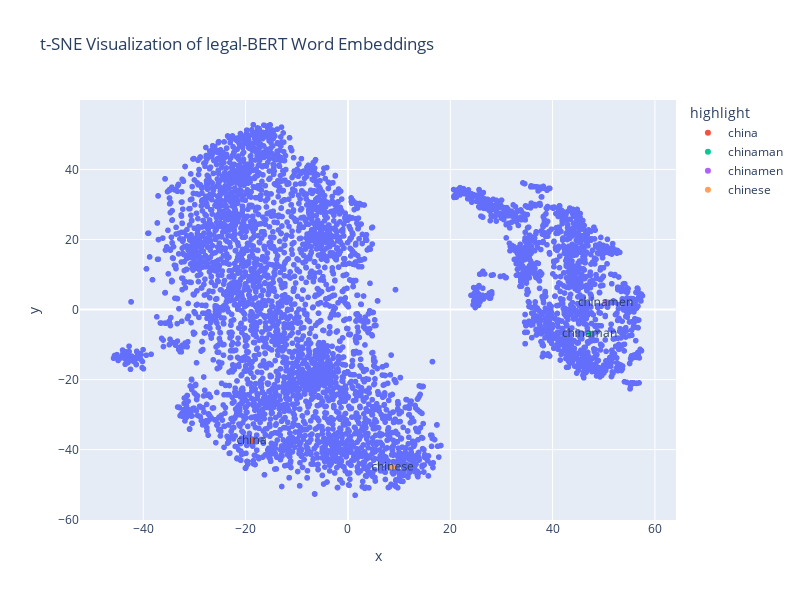

Notebook source saved alongside this figure:
### Code cell
# Create a DataFrame for visualization
import plotly.express as px

df_tsne = pd.DataFrame(tsne_results, columns=['x', 'y'])
df_tsne['word'] = list(word_embeddings.keys())
# Highlight the word 'chinese' in the plot
keywords = ["chinese", "china", "chinaman", "chinamen"]
df_tsne['highlight'] = df_tsne['word'].apply(lambda x: x if x in keywords else '')

fig = px.scatter(
    df_tsne,
    x='x',
    y='y',
    title='t-SNE Visualization of legal-BERT Word Embeddings',
    color='highlight',                        
    hover_data=['word'], 
    text= 'highlight',
    height=600,
    width=800
)

fig.show()

### Figure 1 — Plotly figure (JSON) as saved in the notebook; plotly's stock layout.template omitted (floating-point values rounded to 4 significant figures; data arrays with more than 128 entries replaced by an {"elided": "..."} marker saying what was removed)
{"data": [{"customdata": {"elided": "4901x1 str values"}, "hovertemplate": "highlight=%{text}<br>x=%{x}<br>y=%{y}<br>word=%{customdata[0]}<extra></extra>", "legendgroup": "", "marker": {"color": "#636efa", "symbol": "circle"}, "mode": "markers+text", "name": "", "showlegend": false, "text": {"elided": "4901 str values"}, "type": "scattergl", "x": {"elided": "4901 float values"}, "xaxis": "x", "y": {"elided": "4901 float values"}, "yaxis": "y"}, {"customdata": [["china"]], "hovertemplate": "highlight=%{text}<br>x=%{x}<br>y=%{y}<br>word=%{customdata[0]}<extra></extra>", "legendgroup": "china", "marker": {"color": "#EF553B", "symbol": "circle"}, "mode": "markers+text", "name": "china", "showlegend": true, "text": ["china"], "type": "scattergl", "x": [-18.8], "xaxis": "x", "y": [-37.34], "yaxis": "y"}, {"customdata": [["chinaman"]], "hovertemplate": "highlight=%{text}<br>x=%{x}<br>y=%{y}<br>word=%{customdata[0]}<extra></extra>", "legendgroup": "chinaman", "marker": {"color": "#00cc96", "symbol": "circle"}, "mode": "markers+text", "name": "chinaman", "showlegend": true, "text": ["chinaman"], "type": "scattergl", "x": [47.2], "xaxis": "x", "y": [-6.822], "yaxis": "y"}, {"customdata": [["chinamen"]], "hovertemplate": "highlight=%{text}<br>x=%{x}<br>y=%{y}<br>word=%{customdata[0]}<extra></extra>", "legendgroup": "chinamen", "marker": {"color": "#ab63fa", "symbol": "circle"}, "mode": "markers+text", "name": "chinamen", "showlegend": true, "text": ["chinamen"], "type": "scattergl", "x": [50.34], "xaxis": "x", "y": [2.053], "yaxis": "y"}, {"customdata": [["chinese"]], "hovertemplate": "highlight=%{text}<br>x=%{x}<br>y=%{y}<br>word=%{customdata[0]}<extra></extra>", "legendgroup": "chinese", "marker": {"color": "#FFA15A", "symbol": "circle"}, "mode": "markers+text", "name": "chinese", "showlegend": true, "text": ["chinese"], "type": "scattergl", "x": [8.72], "xaxis": "x", "y": [-44.95], "yaxis": "y"}], "layout": {"height": 600, "legend": {"title": {"text": "highlight"}, "tracegroupgap": 0}, "title": {"text": "t-SNE Visualization of legal-BERT Word Embeddings"}, "width": 800, "xaxis": {"anchor": "y", "domain": [0, 1], "title": {"text": "x"}}, "yaxis": {"anchor": "x", "domain": [0, 1], "title": {"text": "y"}}}}
